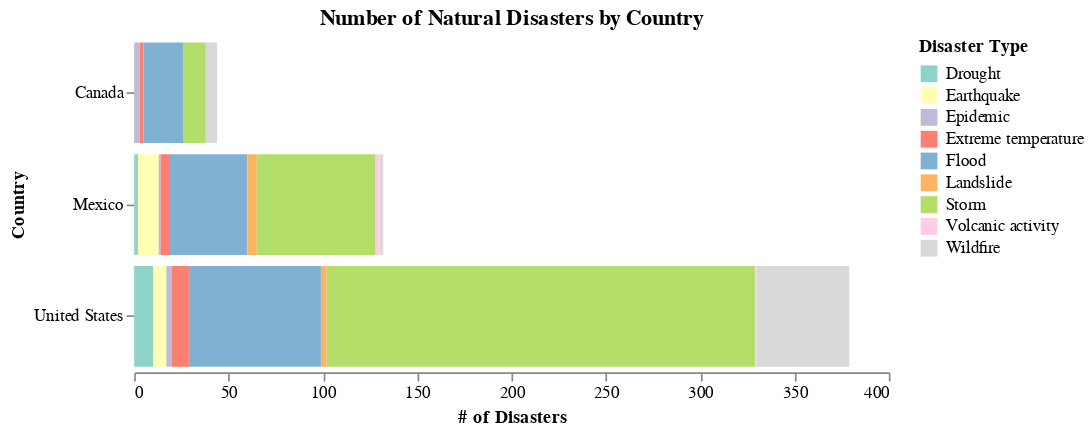

This figure's notebook cell:
### Markdown cell above
_This shows us that the most common groups of natural diasters in North America are meteorological disasters (which are correlated with physical changes in the earth's environment over time) and hydrological disasters, (which are caused by sudden and destructive changes in Earth's water/distribution of water in the oceans or atmosphere)._

_It is clear that the nature of these disasters is easily affected by climate change._

<br><br>

### Code cell
# Bar Chart 2 colors by Disaster Type

bar_chart2 = alt.Chart(disasters_by_country).mark_bar().encode(
    x = alt.X('Number_of_Disasters:Q', title = "# of Disasters", axis = alt.Axis(grid=False)),
    y = alt.Y('Country:N', title = "Country", axis = alt.Axis(domain = False)),
    color = alt.Color("Disaster_Type", title = "Disaster Type").scale(scheme = "set3")
).properties(
    title = 'Number of Natural Disasters by Country',
    width = 450,
    height = 200
).configure_view(
    strokeWidth = 0
)

bar_chart2

### Figure 1 — Vega-Lite specification as saved in the notebook (floating-point values rounded to 4 significant figures)
{"config": {"view": {"continuousWidth": 300, "continuousHeight": 300, "strokeWidth": 0}}, "data": {"name": "data-cb6f1281461da600c582fdc4520b9e19"}, "mark": {"type": "bar"}, "encoding": {"color": {"field": "Disaster_Type", "scale": {"scheme": "set3"}, "title": "Disaster Type", "type": "nominal"}, "x": {"axis": {"grid": false}, "field": "Number_of_Disasters", "title": "# of Disasters", "type": "quantitative"}, "y": {"axis": {"domain": false}, "field": "Country", "title": "Country", "type": "nominal"}}, "height": 200, "title": "Number of Natural Disasters by Country", "width": 450, "$schema": "https://vega.github.io/schema/vega-lite/v5.16.3.json", "datasets": {"data-cb6f1281461da600c582fdc4520b9e19": [{"Country": "Mexico              ", "Disaster_Subgroup": "Hydrological        ", "Disaster_Type": "Flood", "Number_of_Disasters": 41}, {"Country": "Mexico              ", "Disaster_Subgroup": "Hydrological        ", "Disaster_Type": "Landslide", "Number_of_Disasters": 5}, {"Country": "Mexico              ", "Disaster_Subgroup": "Geophysical         ", "Disaster_Type": "Earthquake", "Number_of_Disasters": 11}, {"Country": "United States       ", "Disaster_Subgroup": "Biological          ", "Disaster_Type": "Epidemic", "Number_of_Disasters": 3}, {"Country": "Mexico              ", "Disaster_Subgroup": "Climatological      ", "Disaster_Type": "Wildfire", "Number_of_Disasters": 2}, {"Country": "Mexico              ", "Disaster_Subgroup": "Biological          ", "Disaster_Type": "Epidemic", "Number_of_Disasters": 1}, {"Country": "United States       ", "Disaster_Subgroup": "Geophysical         ", "Disaster_Type": "Volcanic activity", "Number_of_Disasters": 1}, {"Country": "United States       ", "Disaster_Subgroup": "Climatological      ", "Disaster_Type": "Wildfire", "Number_of_Disasters": 49}, {"Country": "United States       ", "Disaster_Subgroup": "Meteorological      ", "Disaster_Type": "Storm", "Number_of_Disasters": 227}, {"Country": "United States       ", "Disaster_Subgroup": "Hydrological        ", "Disaster_Type": "Flood", "Number_of_Disasters": 70}, {"Country": "United States       ", "Disaster_Subgroup": "Geophysical         ", "Disaster_Type": "Earthquake", "Number_of_Disasters": 7}, {"Country": "Canada              ", "Disaster_Subgroup": "Meteorological      ", "Disaster_Type": "Extreme temperature", "Number_of_Disasters": 2}, {"Country": "Canada              ", "Disaster_Subgroup": "Meteorological      ", "Disaster_Type": "Storm", "Number_of_Disasters": 12}, {"Country": "Mexico              ", "Disaster_Subgroup": "Meteorological      ", "Disaster_Type": "Extreme temperature", "Number_of_Disasters": 5}, {"Country": "United States       ", "Disaster_Subgroup": "Hydrological        ", "Disaster_Type": "Landslide", "Number_of_Disasters": 3}, {"Country": "Canada              ", "Disaster_Subgroup": "Hydrological        ", "Disaster_Type": "Flood", "Number_of_Disasters": 21}, {"Country": "Mexico              ", "Disaster_Subgroup": "Meteorological      ", "Disaster_Type": "Storm", "Number_of_Disasters": 63}, {"Country": "United States       ", "Disaster_Subgroup": "Meteorological      ", "Disaster_Type": "Extreme temperature", "Number_of_Disasters": 9}, {"Country": "Mexico              ", "Disaster_Subgroup": "Climatological      ", "Disaster_Type": "Drought", "Number_of_Disasters": 2}, {"Country": "Canada              ", "Disaster_Subgroup": "Biological          ", "Disaster_Type": "Epidemic", "Number_of_Disasters": 3}, {"Country": "United States       ", "Disaster_Subgroup": "Climatological      ", "Disaster_Type": "Drought", "Number_of_Disasters": 10}, {"Country": "Mexico              ", "Disaster_Subgroup": "Geophysical         ", "Disaster_Type": "Volcanic activity", "Number_of_Disasters": 2}, {"Country": "Canada              ", "Disaster_Subgroup": "Climatological      ", "Disaster_Type": "Wildfire", "Number_of_Disasters": 6}]}}
